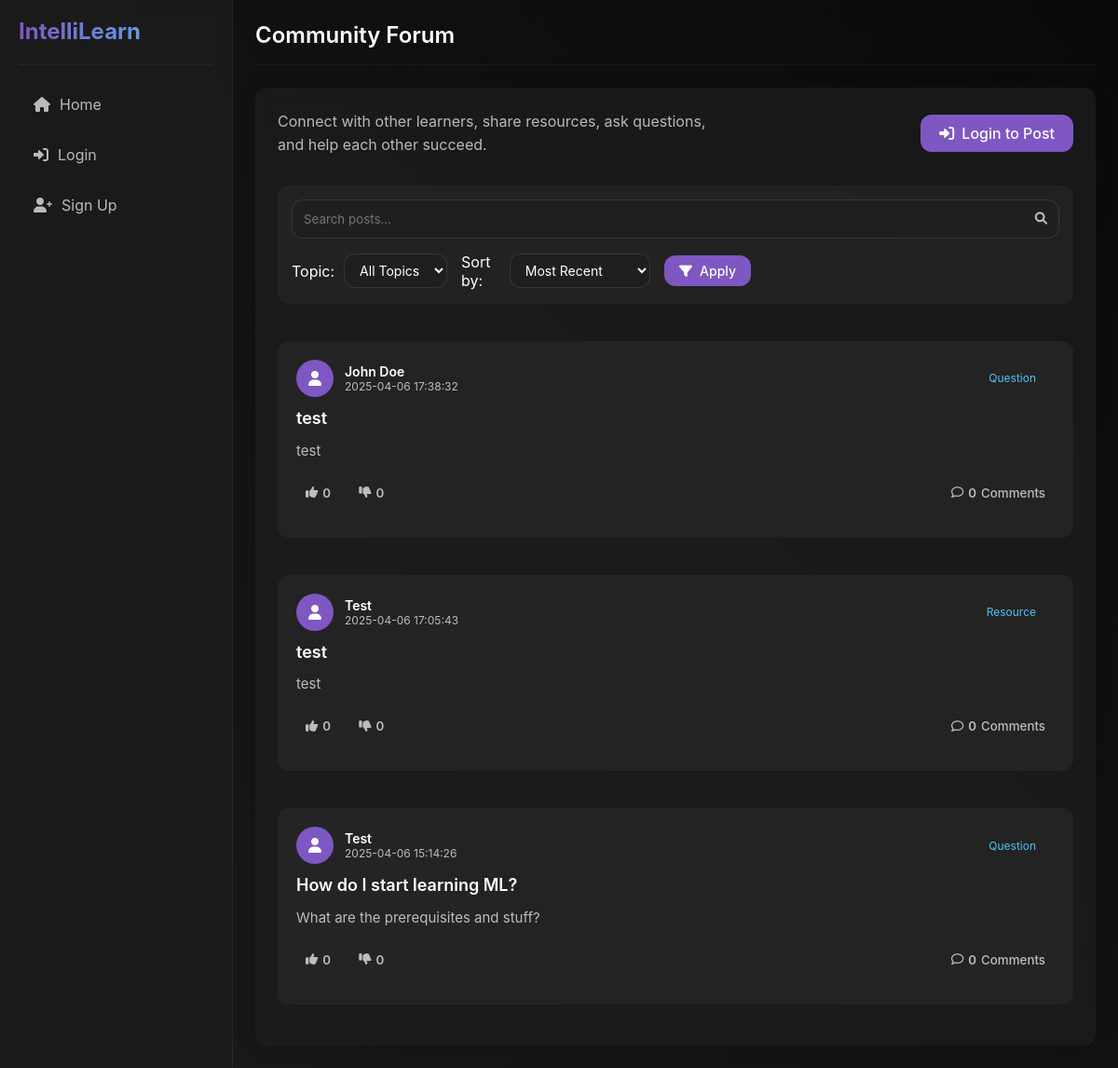
/forum, run on an earlier commit of the app's database.
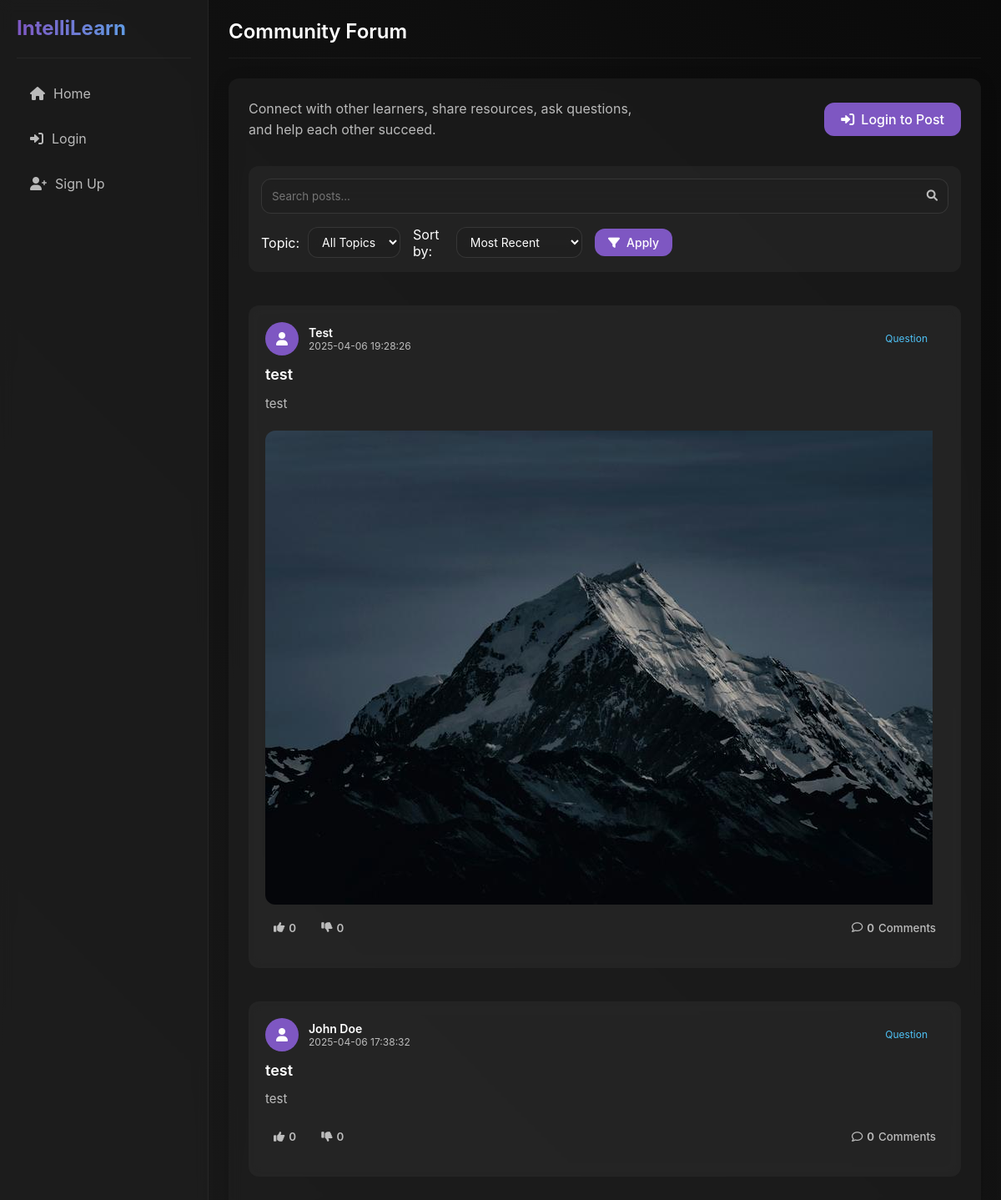
And on a later commit of the database.
### models.py (models this page shows, shortened)
class ForumPost(db.Model):
    __tablename__ = 'forum_posts'
    id = db.Column(db.Integer, primary_key=True)
    title = db.Column(db.String(200), nullable=False)
    content = db.Column(db.Text, nullable=False)
    author_id = db.Column(db.Integer, db.ForeignKey('users.id'), nullable=False)
    topic = db.Column(db.String(50), nullable=True)  # New field for post topic
    created_at = db.Column(db.DateTime, default=datetime.datetime.utcnow)
    has_image = db.Column(db.Boolean, default=False)
    image_path = db.Column(db.String(255), nullable=True)
    likes = db.Column(db.Integer, default=0)
    dislikes = db.Column(db.Integer, default=0)
    comments = db.relationship('ForumComment', backref='post', lazy=True, cascade='all, delete-orphan')
    reactions = db.relationship('ForumReaction', backref='post', lazy=True, cascade='all, delete-orphan')
    def to_dict(self):
        return {
            'id': self.id,
            'title': self.title,
            'content': self.content,
            'author': self.author.username,
            'author_id': self.author_id,
            'topic': self.topic,  # Include topic in dict
            'timestamp': self.created_at.timestamp(),
            'has_image': self.has_image,
            'image_path': self.image_path,
            'likes': self.likes,
            'dislikes': self.dislikes,
            'comments': [comment.to_dict() for comment in self.comments]
        }

class User(db.Model):
    __tablename__ = 'users'
    id = db.Column(db.Integer, primary_key=True)
    username = db.Column(db.String(50), unique=True, nullable=False)
    password = db.Column(db.String(100), nullable=False)
    points = db.Column(db.Integer, default=0)
    level = db.Column(db.Integer, default=1)
    streak = db.Column(db.Integer, default=0)
    completed_topics = db.Column(db.Text, default='[]')  # JSON string of completed topics
    is_premium = db.Column(db.Boolean, default=False)
    premium_until = db.Column(db.DateTime, nullable=True)
    created_at = db.Column(db.DateTime, default=datetime.datetime.utcnow)
    education_level = db.Column(db.String(100), nullable=True)  # e.g., High School, Bachelor's, Master's
    field_of_study = db.Column(db.String(100), nullable=True)  # e.g., Computer Science, Biology
    current_courses = db.Column(db.Text, default='[]')  # JSON string of current courses
    learning_goals = db.Column(db.Text, nullable=True)  # Learning objectives
    career_goals = db.Column(db.String(200), nullable=True)  # Career aspirations
    preferred_learning_style = db.Column(db.String(50), nullable=True)  # e.g., Visual, Auditory, Reading/Writing
    roadmaps = db.relationship('Roadmap', backref='creator', lazy=True)
    forum_posts = db.relationship('ForumPost', backref='author', lazy=True)
    forum_comments = db.relationship('ForumComment', backref='author', lazy=True)
    chat_messages = db.relationship('ChatMessage', backref='user', lazy=True)

### app.py (the view, shortened to what this page needs)
@app.route('/forum')
def forum():
    search_query = request.args.get('search', '').strip()
    filter_topic = request.args.get('topic', '').strip()
    sort_by = request.args.get('sort', 'recent')  # 'recent', 'popular', 'likes'
    query = ForumPost.query.distinct(ForumPost.id)
    if search_query:
        query = query.filter(ForumPost.title.ilike(f'%{search_query}%') |
                             ForumPost.content.ilike(f'%{search_query}%'))
    if filter_topic:
        query = query.filter(ForumPost.topic == filter_topic)
    if sort_by == 'recent':
        query = query.order_by(ForumPost.created_at.desc())
    elif sort_by == 'popular':
        query = query.order_by(db.func.count(ForumComment.id).desc(), ForumPost.created_at.desc())
        query = query.outerjoin(ForumComment).group_by(ForumPost.id)
    elif sort_by == 'likes':
        query = query.order_by(ForumPost.likes.desc(), ForumPost.created_at.desc())
    posts = query.all()
    post_dicts = []
    all_topics = db.session.query(ForumPost.topic).distinct().filter(ForumPost.topic != None, ForumPost.topic != '').all()
    topics = [topic[0] for topic in all_topics]
    current_user_id = None
    if 'username' in session:
        user = User.query.filter_by(username=session['username']).first()
        if user:
            current_user_id = user.id
    for post in posts:
        post_dict = post.to_dict()
        post_dicts.append(post_dict)
    return render_template('forum.html',
                          posts=post_dicts,
                          topics=topics,
                          current_topic=filter_topic,
                          current_search=search_query,
                          current_sort=sort_by)

### app.py (called while the page is built)
@app.template_filter('timestamp_format')
def timestamp_format(timestamp):
    if isinstance(timestamp, datetime.datetime):
        return timestamp.strftime('%Y-%m-%d %H:%M:%S')
    try:
        date = datetime.datetime.fromtimestamp(timestamp)
        return date.strftime('%Y-%m-%d %H:%M:%S')
    except (TypeError, ValueError):
        return str(timestamp)

@app.context_processor
def inject_user():
    user_data = None
    if 'username' in session:
        user = User.query.filter_by(username=session['username']).first()
        if user:
            user_data = user.to_dict()
    return dict(user=user_data)

### templates/forum.html (shortened to what this page needs)
{% extends "base.html" %}
{% block page_title %}Community Forum{% endblock %}
{% block content %}
<div class="forum-container">
    <div class="forum-header">
        <div class="header-info">
            <p>Connect with other learners, share resources, ask questions, and help each other succeed.</p>
        </div>
        {% if 'username' in session %}
        <button class="btn btn-primary" id="new-post-btn">
            <i class="fas fa-plus"></i> New Post
        </button>
        {% else %}
        <a href="{{ url_for('login') }}" class="btn btn-primary">
            <i class="fas fa-sign-in-alt"></i> Login to Post
        </a>
        {% endif %}
    </div>
    <div class="forum-search-filter">
        <form class="search-form" method="GET" action="{{ url_for('forum') }}">
            <div class="search-container">
                <input type="text" name="search" placeholder="Search posts..." value="{{ current_search }}">
                <button type="submit" class="search-btn">
                    <i class="fas fa-search"></i>
                </button>
            </div>
            <div class="filters-container">
                <div class="filter-group">
                    <label for="filter-topic">Topic:</label>
                    <select id="filter-topic" name="topic" class="filter-select">
                        <option value="">All Topics</option>
                    </select>
                </div>
                <div class="filter-group">
                    <label for="filter-sort">Sort by:</label>
                    <select id="filter-sort" name="sort" class="filter-select">
                        <option value="recent" {% if current_sort == 'recent' %}selected{% endif %}>Most Recent</option>
                    </select>
                </div>
                <button type="submit" class="btn btn-secondary btn-sm">
                    <i class="fas fa-filter"></i> Apply
                </button>
            </div>
        </form>
    </div>
    <div id="forum-posts" class="posts-container">
        {% if posts %}
            {% for post in posts %}
            <div class="forum-post">
                <div class="post-header">
                    <div class="post-author">
                        <div class="author-avatar">
                            <i class="fas fa-user"></i>
                        </div>
                        <div class="author-info">
                            <div class="author-name">{{ post.author }}</div>
                            <div class="post-time" data-timestamp="{{ post.timestamp }}">{{ post.timestamp|timestamp_format }}</div>
                        </div>
                    </div>
                    {% if post.topic %}
                    <div class="post-topic">
                        <a href="{{ url_for('forum', topic=post.topic) }}" class="topic-badge">
                            {{ post.topic }}
                        </a>
                    </div>
                    {% endif %}
                </div>
                <h3 class="post-title">{{ post.title }}</h3>
                <div class="post-content">{{ post.content }}</div>
                {% if post.has_image %}
                <div class="post-image">
                    <img src="{{ url_for('static', filename='uploads/' + post.image_path) }}" alt="Post image">
                </div>
                {% endif %}
                <div class="post-actions">
                    <div class="reaction-buttons">
                        <button class="btn-action btn-like {% if post.user_reaction == 'like' %}active{% endif %}" data-post-id="{{ post.id }}">
                            <i class="fas fa-thumbs-up"></i> <span class="like-count">{{ post.likes }}</span>
                        </button>
                        <button class="btn-action btn-dislike {% if post.user_reaction == 'dislike' %}active{% endif %}" data-post-id="{{ post.id }}">
                            <i class="fas fa-thumbs-down"></i> <span class="dislike-count">{{ post.dislikes }}</span>
                        </button>
                    </div>
                    <button class="btn-action btn-comments">
                        <i class="far fa-comment"></i> <span class="comment-count">{{ post.comments|length }}</span> Comments
                    </button>
                </div>
            </div>
            {% endfor %}
        {% endif %}
    </div>
</div>
{% endblock %}

### templates/base.html (shortened to what this page needs)
<!DOCTYPE html>
<html lang="en">
<head>
    <link rel="stylesheet" href="{{ url_for('static', filename='css/style.css') }}">
    <link rel="stylesheet" href="https://cdnjs.cloudflare.com/ajax/libs/font-awesome/6.0.0/css/all.min.css">
</head>
<body>
    <div class="app-container">
        <nav class="sidebar">
            <div class="sidebar-header">
                <h1 class="logo">IntelliLearn</h1>
            </div>
            <ul class="sidebar-menu">
                {% if 'username' in session %}
                <li><a href="{{ url_for('dashboard') }}"><i class="fas fa-home"></i> Home</a></li>
                <li><a href="{{ url_for('dashboard') }}"><i class="fas fa-tachometer-alt"></i> Dashboard</a></li>
                <li><a href="{{ url_for('ai_chat') }}"><i class="fas fa-robot"></i> AI Assistant</a></li>
                <li><a href="{{ url_for('roadmap_creator') }}"><i class="fas fa-map"></i> Roadmap Creator</a></li>
                <li><a href="{{ url_for('quiz_generator') }}"><i class="fas fa-question-circle"></i> Quiz Generator</a></li>
                <li><a href="{{ url_for('forum') }}"><i class="fas fa-users"></i> Community Forum</a></li>
                <li><a href="{{ url_for('leaderboard') }}"><i class="fas fa-trophy"></i> Leaderboard</a></li>
                <li><a href="{{ url_for('premium') }}"><i class="fas fa-crown"></i> Premium</a></li>
                <li><a href="{{ url_for('profile') }}"><i class="fas fa-user-circle"></i> My Profile</a></li>
                <li><a href="{{ url_for('logout') }}"><i class="fas fa-sign-out-alt"></i> Logout</a></li>
                {% else %}
                <li><a href="{{ url_for('index') }}"><i class="fas fa-home"></i> Home</a></li>
                <li><a href="{{ url_for('login') }}"><i class="fas fa-sign-in-alt"></i> Login</a></li>
                <li><a href="{{ url_for('signup') }}"><i class="fas fa-user-plus"></i> Sign Up</a></li>
                {% endif %}
            </ul>
        </nav>
        <main class="content">
            <div class="content-header">
                <div class="page-title">
                    <h2>{% block page_title %}IntelliLearn{% endblock %}</h2>
                </div>
            </div>
            <div class="content-body">
                {% block content %}{% endblock %}
            </div>
        </main>
    </div>
</body>
</html>

### static/css/style.css (style rules this page uses)
:root { --bg-primary: #121212; --bg-secondary: rgba(30, 30, 30, 0.7); --bg-tertiary: rgba(45, 45, 45, 0.5); --accent-primary: #7e57c2; --accent-secondary: #4fc3f7; --text-primary: #ffffff; --text-secondary: rgba(255, 255, 255, 0.7); --success: #4caf50; --warning: #ff9800; --error: #f44336; --border-radius: 12px; --sidebar-width: 250px; --header-height: 70px; --box-shadow: 0 4px 20px rgba(0, 0, 0, 0.15); --transition: all 0.3s ease; --blur: 8px; }
* { margin: 0; padding: 0; box-sizing: border-box; font-family: 'Inter', -apple-system, BlinkMacSystemFont, 'Segoe UI', Roboto, Oxygen, Ubuntu, Cantarell, 'Open Sans', 'Helvetica Neue', sans-serif; }
body { background-color: var(--bg-primary); color: var(--text-primary); min-height: 100vh; overflow-x: hidden; background-image: linear-gradient(45deg, #1a1a1a 0%, #0a0a0a 100%); background-attachment: fixed; }
a { color: var(--accent-secondary); text-decoration: none; transition: var(--transition); }
button, .btn { background-color: var(--accent-primary); color: var(--text-primary); border: none; padding: 10px 20px; border-radius: var(--border-radius); cursor: pointer; transition: var(--transition); font-weight: 500; display: inline-flex; align-items: center; justify-content: center; gap: 8px; }
input, textarea, select { background-color: var(--bg-tertiary); border: 1px solid rgba(255, 255, 255, 0.1); color: var(--text-primary); padding: 12px 16px; border-radius: var(--border-radius); width: 100%; transition: var(--transition); backdrop-filter: blur(var(--blur)); }
h1, h2, h3, h4, h5, h6 { color: var(--text-primary); font-weight: 600; line-height: 1.2; margin-bottom: 16px; }
p { color: var(--text-secondary); line-height: 1.6; margin-bottom: 16px; }
.app-container { display: flex; min-height: 100vh; }
.sidebar { width: var(--sidebar-width); background-color: var(--bg-secondary); border-right: 1px solid rgba(255, 255, 255, 0.05); padding: 20px; display: flex; flex-direction: column; position: fixed; top: 0; bottom: 0; left: 0; z-index: 10; backdrop-filter: blur(var(--blur)); }
.sidebar-header { padding-bottom: 20px; margin-bottom: 20px; border-bottom: 1px solid rgba(255, 255, 255, 0.05); }
.logo { font-size: 24px; font-weight: 700; background: linear-gradient(to right, var(--accent-primary), var(--accent-secondary)); -webkit-background-clip: text; -webkit-text-fill-color: transparent; margin: 0; }
.sidebar-menu { list-style: none; flex: 1; }
.sidebar-menu li { margin-bottom: 10px; }
.sidebar-menu a { display: flex; align-items: center; padding: 12px 16px; color: var(--text-secondary); border-radius: var(--border-radius); transition: var(--transition); }
.sidebar-menu a i { margin-right: 10px; font-size: 16px; }
.content { flex: 1; margin-left: var(--sidebar-width); padding: 24px; }
.content-header { display: flex; justify-content: space-between; align-items: center; margin-bottom: 24px; padding-bottom: 16px; border-bottom: 1px solid rgba(255, 255, 255, 0.05); }
.page-title h2 { margin: 0; font-size: 24px; }
.content-body { background-color: var(--bg-secondary); border-radius: var(--border-radius); padding: 24px; backdrop-filter: blur(var(--blur)); box-shadow: var(--box-shadow); }
.forum-post { background-color: var(--bg-tertiary); border-radius: var(--border-radius); padding: 20px; margin-bottom: 20px; backdrop-filter: blur(var(--blur)); }
.post-header { display: flex; justify-content: space-between; align-items: center; margin-bottom: 12px; }
.post-author { display: flex; align-items: center; }
.author-avatar { width: 32px; height: 32px; border-radius: 50%; background-color: var(--accent-primary); display: flex; align-items: center; justify-content: center; margin-right: 8px; }
.post-time { color: var(--text-secondary); font-size: 12px; }

What changed in the data, as far as the page shows it:
removed ForumPost: author "Test", timestamp "2025-04-06 17:05:43", topic "Resource", title "test", content "test", likes "0", dislikes "0", comments|length "0"
removed ForumPost: author "Test", timestamp "2025-04-06 15:14:26", topic "Question", title "How do I start learning ML?", content "What are the prerequisites and stuff?", likes "0", dislikes "0", comments|length "0"
added ForumPost: author "Test", timestamp "2025-04-06 19:28:26", topic "Question", title "test", content "test", image_path (picture), likes "0", dislikes "0", comments|length "0"
